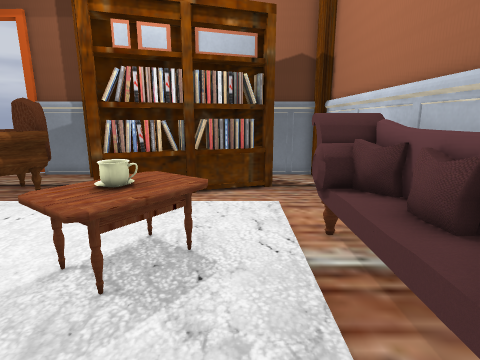
View 1 (above)

16 first-person views from a walk through a level from a Godot 3-D game. The camera is 1.5 m above the floor, tilts 12° down and sees 80° across. The floor is counted in squares, 0.5 m on a side. Each view is taken from the middle of a square. On the plan, view 1 faces up. The plan holds only what a view shows up to about 20 squares ahead; the rest is blank. Door leaves are left out where a doorway can be walked through. Some surface patterns are stand-ins.

View 2
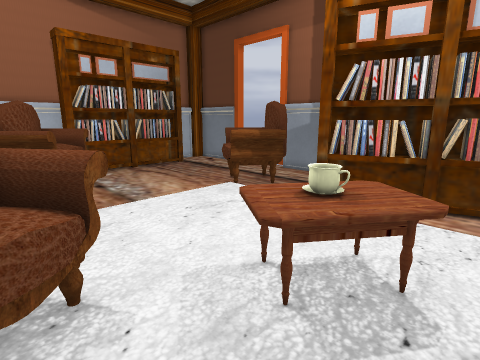

View 3
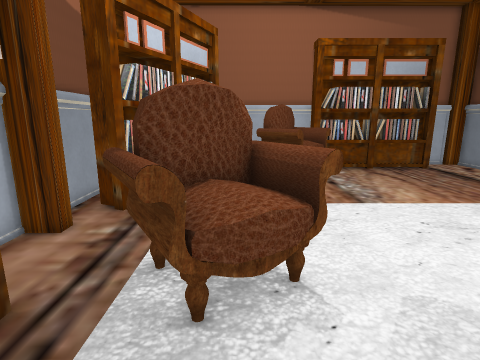

View 4
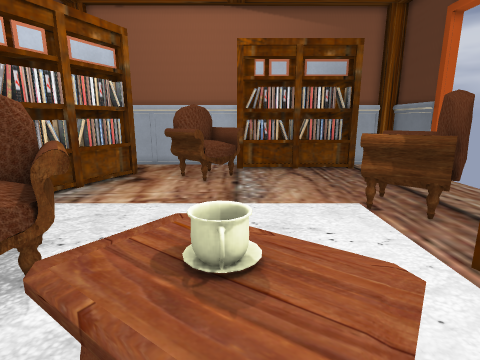

View 5
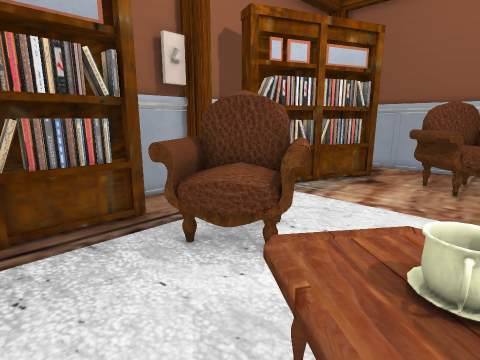

View 6
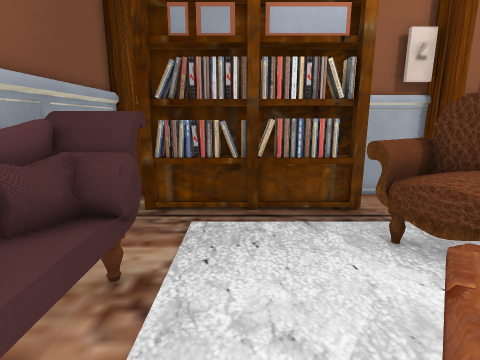

View 7
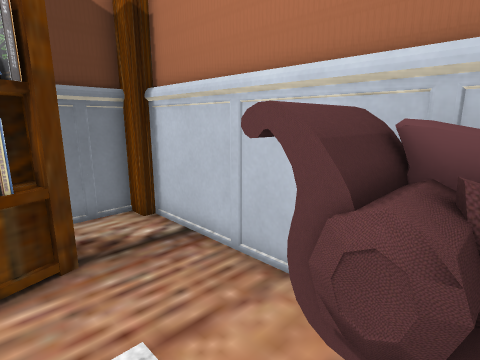

View 8
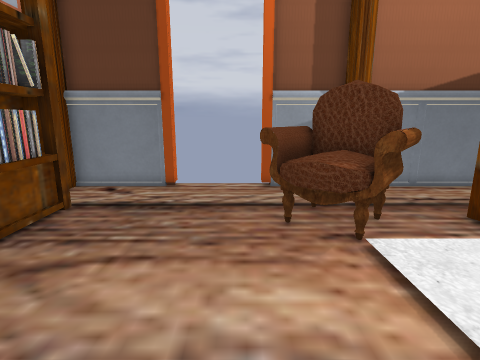

View 9
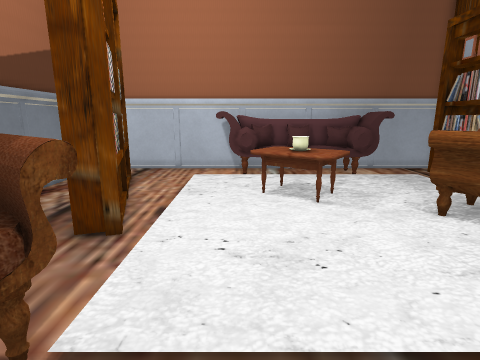

View 10
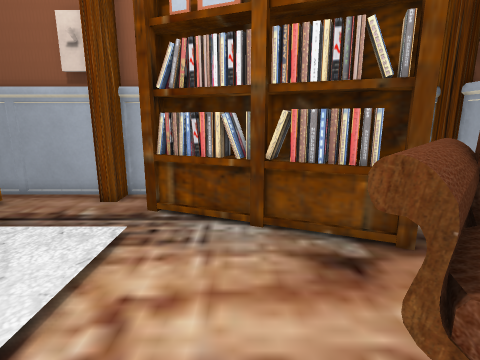

View 11
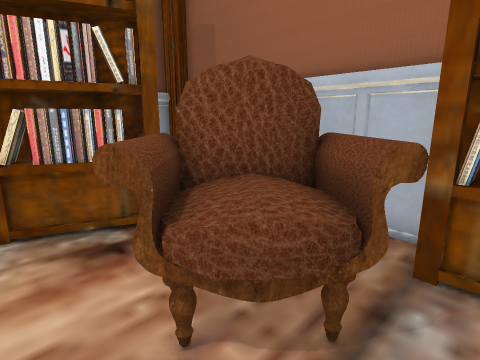

View 12
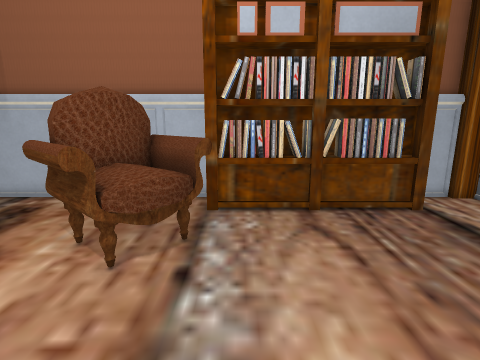

View 13
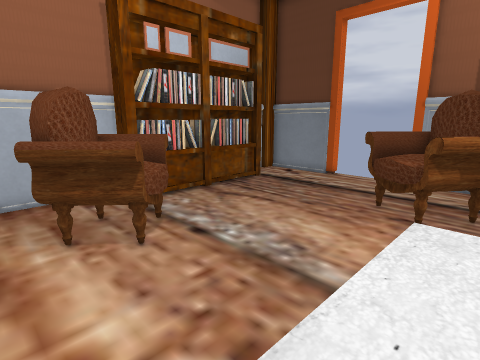

View 14
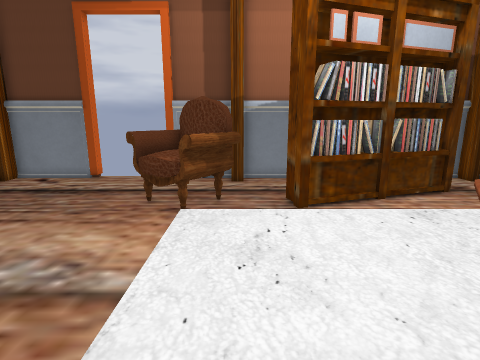

View 15
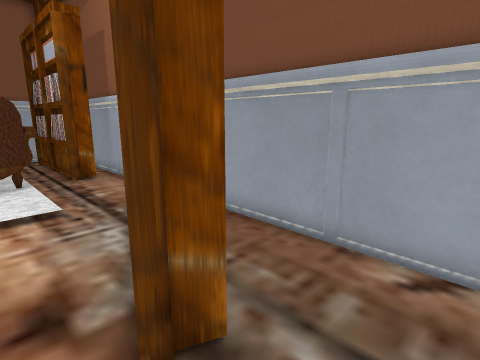

View 16
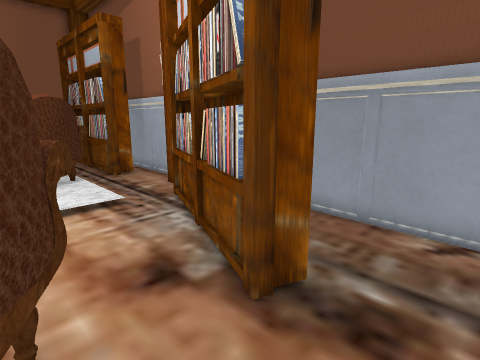

### Floor plan
Key: @ floor where view 1 was taken; # wall or solid block; . floor; D open door; = window, fence, low wall or low ledge; ^ raised ledge; T thing the floor can be seen under or through.
Columns run from 21 left of view 1 to 5 right of it. Each row starts with its distance up from view 1.
 17 #####DDDDD################
 16 # ...........#...........##
 15 #.........................#
 14 ###.......TT.......####...#
 13  ##......TTTT...#######...#
 12  #=......T^^T..#####......#
 11  #=......T^^T..##.........#
 10  ##........=T.............#
  9  ##....................#  #
  8   #................=...^##
  7  ##...............^^^..^##
  6 ###.T=...........=^^^..^^#
  5 #..T^^^..........^^^...^^#
  4 #..TT^^T..........^=...^^#
  3 #...TTTT.......TT......^^#
  2 #....TT.......TT^^.....###
  1 #.............TT^^.....=##
  0 #.............TT^#...@.## #
 -1 #...####.......###........#
 -2 #...######................#
 -3 #......#####.....#==#######
 -4 #........###.....#####
 -5 ########## ########

Where each view was taken, in squares from view 1:
view 1: 0 up, 0 right, facing up
view 2: 1 up, 0 right, facing up-left
view 3: 1 up, 0 right, facing left
view 4: 6 up, 0 right, facing left
view 5: 6 up, 0 right, facing down-left
view 6: 7 up, 0 right, facing down
view 7: 7 up, 0 right, facing up-right
view 8: 4 up, 13 left, facing up
view 9: 8 up, 13 left, facing right
view 10: 6 up, 13 left, facing down
view 11: 7 up, 13 left, facing down-left
view 12: 7 up, 9 left, facing left
view 13: 1 up, 8 left, facing up-left
view 14: 1 up, 8 left, facing up
view 15: 1 up, 20 left, facing down-right
view 16: 3 up, 20 left, facing down-right
